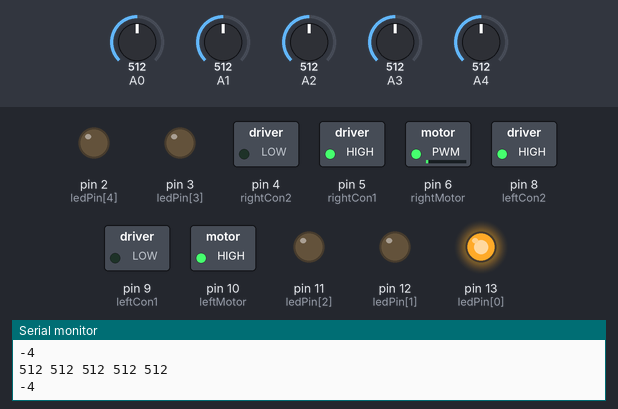
The sketch below on a simulated Arduino Uno, built with avr-gcc and run on an emulated ATmega328P. Parts: switched loads named in the sketch (green lamp = pin HIGH), output pins drawn as LEDs (lit = HIGH), the last lines printed to the serial monitor. The test bench sets the inputs (shaded band); at power-on: A0 = 512, A1 = 512, A2 = 512, A3 = 512, A4 = 512.

Above: at 1.2 s.
1.3 s: A0 set to 484
At 2.5 s:
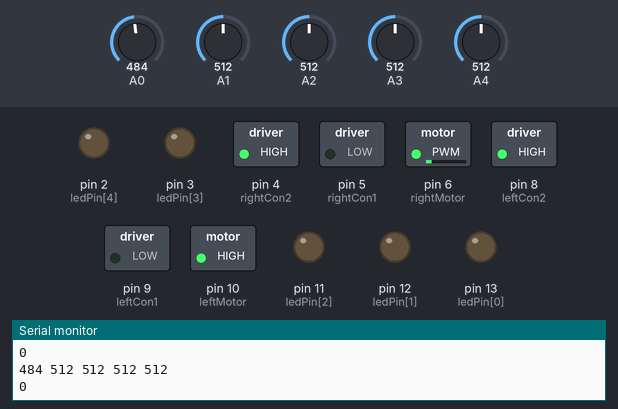
3.2 s: A1 set to 706
4.7 s: A1 set to 729
At 5.1 s:
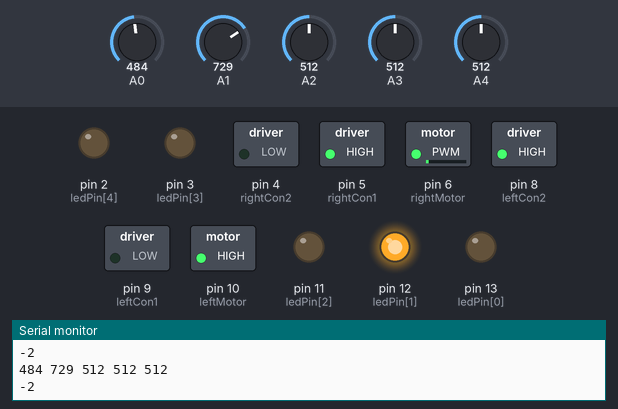
7.7 s: A2 set to 705
10.7 s: A2 set to 731
At 10.96 s:
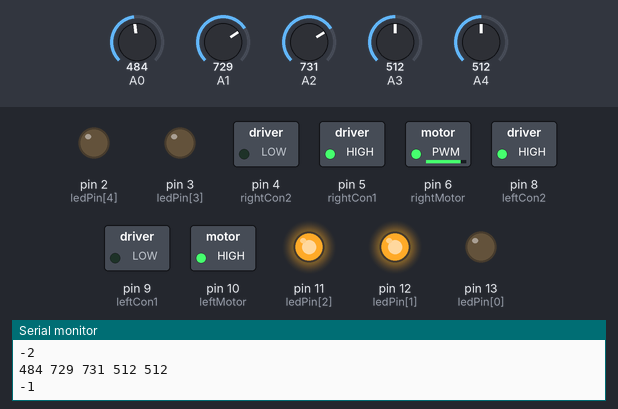
13.7 s: A3 set to 992
At 14.9 s:
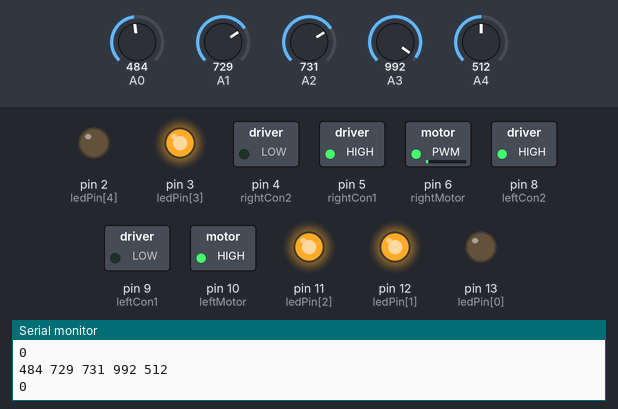
Timing chart, 0 to 16.6 s (numbered marks = the images above; inputs shaded):
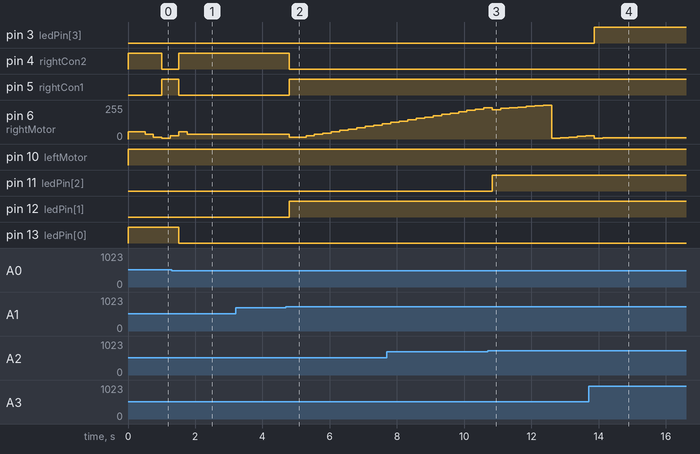

The sketch:

Project2LineTracker.ino
```cpp
#define SENSOR_NUMBER 5
#define MOTOR_MAXSPEED 250
#define MOTOR_BASESPEED 155
#define BADSPLIT 500
#define GOODSPLIT 720


const int ledPin[5]={13,12,11,3,2};

const int leftMotor = 10, leftMotorSpeed = MOTOR_BASESPEED, leftCon1 = 9, leftCon2 = 8;
const int rightMotor = 6, rightMotorSpeed = MOTOR_BASESPEED, rightCon1 = 5, rightCon2 = 4;

void setup()
{
  Serial.begin(9600);
  pinMode(leftMotor, OUTPUT);
  pinMode(rightMotor, OUTPUT);
  pinMode(leftCon1, OUTPUT);
  pinMode(leftCon2, OUTPUT);
  pinMode(rightCon1, OUTPUT);
  pinMode(rightCon2, OUTPUT);

  pinMode(A0, INPUT);
  pinMode(A1, INPUT);
  pinMode(A2, INPUT);
  pinMode(A3, INPUT);
  pinMode(A4, INPUT);

  for(int i=0;i<5;i++)
  {
    pinMode(ledPin[i],OUTPUT);
  }


  analogWrite(leftMotor,MOTOR_BASESPEED);
  analogWrite(rightMotor,MOTOR_BASESPEED);
  digitalWrite(leftCon1, LOW);
    digitalWrite(leftCon2, HIGH);
    digitalWrite(rightCon1, LOW);
    digitalWrite(rightCon2, HIGH);
}
void fd();
void lturn();
void rturn();
void motorSpeedControl(int error, int prevError, int sumError);

static int error = 0, prevError = 0, sumError = 0;
void loop()
{

  Serial.print(analogRead(A0));
  Serial.print(" ");
  Serial.print(analogRead(A1));
  Serial.print(" ");
  Serial.print(analogRead(A2));
  Serial.print(" ");
  Serial.print(analogRead(A3));
  Serial.print(" ");
  Serial.println(analogRead(A4));


  //Prepare easy-to-digest analogRead
  bool sensorVal[5] = {}; //All are 0 by default
  if (analogRead(A0) > BADSPLIT)
  {
    sensorVal[0] = 1;
    digitalWrite(ledPin[0],HIGH);
  }
  else
  {
    digitalWrite(ledPin[0],LOW);
  }

  if (analogRead(A1) > GOODSPLIT)
  {
    sensorVal[1] = 1;
    digitalWrite(ledPin[1],HIGH);
  }
   else
  {
    digitalWrite(ledPin[1],LOW);
  }

  if (analogRead(A2) > GOODSPLIT)
  {
    sensorVal[2] = 1;
    digitalWrite(ledPin[2],HIGH);
  }
   else
  {
    digitalWrite(ledPin[2],LOW);
  }

  if (analogRead(A3) > GOODSPLIT)
  {
    sensorVal[3] = 1;
    digitalWrite(ledPin[3],HIGH);
  }
   else
  {
    digitalWrite(ledPin[3],LOW);
  }

  if (analogRead(A4) > GOODSPLIT)
  {
    sensorVal[4] = 1;
    digitalWrite(ledPin[4],HIGH);
  }
   else
  {
    digitalWrite(ledPin[4],LOW);
  }

  int binSensorVal = 0;
  binSensorVal = sensorVal[0] + sensorVal[1] * 2 + sensorVal[2] * 4 + sensorVal[3] * 8 + sensorVal[4] * 16;
  //Serial.println(binSensorVal);

  //Assign Error Value
  /* Possible analogRead in BIN
    10000 -> 16
    11000 -> 24
    01000 -> 8
    01100 -> 12
    00100 -> 4
    00110 -> 6
    00010 -> 2
    00011 -> 3
    00001 -> 1
  */
  switch (binSensorVal)
  {
    case 16: error = 4; break;
    case 24: error = 3; break;
    case 8: error = 2; break;
    case 12: error = 1; break;
    case 4 : error = 0; break;
    case 6: error = -1; break;
    case 2: error = -2; break;
    case 3: error = -3; break;
    case 1: error = -4; break;
    default: error = 0; break;
  }

  //PID
  motorSpeedControl(error, prevError, sumError);
  prevError = error;
  sumError += error;
  Serial.println(error);
  delay(250);
}

void motorSpeedControl(int error, int prevError, int sumError)
{
  const int Kp = 20, Kd = 5, Ki = 5;
  int deltaSpeed = Kp * error + Kd * (error - prevError) + Ki * sumError;

  //PWM MOTOR SPEED
  int rSpeed = MOTOR_BASESPEED + deltaSpeed, lSpeed = MOTOR_BASESPEED - deltaSpeed;

  analogWrite(leftMotor, abs(lSpeed));
  analogWrite(rightMotor, abs(rSpeed));
  if (lSpeed >= 0)
  {
    digitalWrite(leftCon1, LOW);
    digitalWrite(leftCon2, HIGH);
  }
  else
  {
    digitalWrite(leftCon2, LOW);
    digitalWrite(leftCon1, HIGH);
  }

  if (rSpeed >= 0)
  {
    digitalWrite(rightCon1, LOW);
    digitalWrite(rightCon2, HIGH);
  }
  else
  {
    digitalWrite(rightCon2, LOW);
    digitalWrite(rightCon1, HIGH);
  }


}


void fd()
{
  analogWrite(leftMotor, MOTOR_BASESPEED);
  analogWrite(rightMotor, MOTOR_BASESPEED);
  digitalWrite(leftCon1, HIGH);
  digitalWrite(rightMotor, HIGH);
  digitalWrite(leftCon1, HIGH);
  digitalWrite(leftCon2, LOW);
  digitalWrite(rightCon1, LOW);
  digitalWrite(rightCon2, HIGH);
}
void lturn()
{
  analogWrite(leftMotor, MOTOR_BASESPEED);
  analogWrite(rightMotor, 2 * MOTOR_BASESPEED);
  digitalWrite(leftMotor, HIGH);
  digitalWrite(rightMotor, HIGH);
  digitalWrite(leftCon1, HIGH);
  digitalWrite(leftCon2, LOW);
  digitalWrite(rightCon1, LOW);
  digitalWrite(rightCon2, HIGH);
}
void rturn()
{
  analogWrite(leftMotor, 2 * MOTOR_BASESPEED);
  analogWrite(rightMotor, MOTOR_BASESPEED);
  digitalWrite(leftMotor, HIGH);
  digitalWrite(rightMotor, HIGH);
  digitalWrite(leftCon1, HIGH);
  digitalWrite(leftCon2, LOW);
  digitalWrite(rightCon1, LOW);
  digitalWrite(rightCon2, HIGH);
}
```

Measured:
- the behaviour switches between 501 and 500 on A0 (found by bisection; images 0 and 1)
- the behaviour switches between 720 and 721 on A1 (found by bisection; images 1 and 2)
- the behaviour switches between 720 and 721 on A2 (found by bisection; images 2 and 3)
- after the input at 1.3 s, pin 4 (rightCon2): LOW → HIGH after 0.21 s; pin 5 (rightCon1), pin 13 (ledPin[0]): HIGH → LOW after 0.21 s
- after the input at 4.7 s, pin 4 (rightCon2): HIGH → LOW after 0.09 s; pin 5 (rightCon1), pin 12 (ledPin[1]): LOW → HIGH after 0.09 s; pin 6 (rightMotor): 35/255 → 15/255 after 0.09 s, → 25/255 0.50 s later, → 35/255 0.25 s later, → 45/255 0.25 s later, … (11 changes in this stretch)
- after the input at 10.7 s, pin 11 (ledPin[2]): LOW → HIGH after 0.14 s
- after the input at 13.7 s, pin 3 (ledPin[3]): LOW → HIGH after 0.17 s
